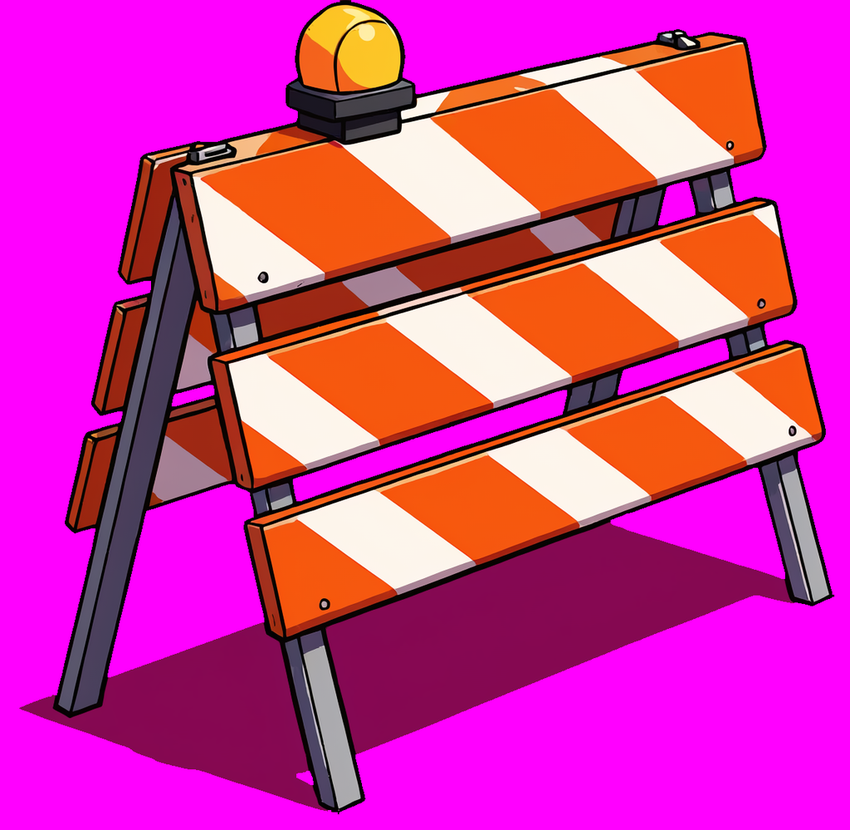
#> input picture Tools/Art/_keybackup/Obs_Barrier.png, 850 x 830 px, shrunk from 1024 x 999 before the run; its folder holds only this picture in this run
$ python key_to_alpha.py _keybackup
#> lines starting #> are read from the running program, lines starting #| are printed output that depends on the picture; after the words box and inside, x2 and y2 are one past the last pixel; in counts of white or black regions, pixels touching at a corner belong together
"""14차-7: Obs_*.png 마젠타 키 → 진짜 알파 채널.
가장자리 색 번짐(디스필) + 투명 픽셀 색을 본체 색으로 팽창시켜 밉맵/필터링에서 분홍 테두리가 안 생기게 한다."""
import sys, glob, os, numpy as np, cv2
from PIL import Image

GENTLE = {"Obs_Jelly_Grape", "Obs_Jelly_Strawberry"}
STRONG = {"Obs_Coin_Gold", "Obs_Coin_Silver", "Obs_Star", "Obs_Jelly_Lemon", "Obs_Jelly_Lime", "Obs_Jelly_Soda"}   # 노랑/초록/파랑 본체만

def process(path, backup_dir):
#> called with path = '_keybackup/Obs_Barrier.png', backup_dir = 'Tools/Art/_keybackup'
    bk0 = os.path.join(backup_dir, os.path.basename(path))
    im = Image.open(bk0 if os.path.exists(bk0) else path).convert("RGBA")
#> im is the input picture: PIL image 850x830 RGBA; mean R, G, B, A 210.1, 53.8, 156.8, 255
    a = np.asarray(im).astype(np.float32) / 255.0
    rgb = a[..., :3]
    r, g, b = rgb[..., 0], rgb[..., 1], rgb[..., 2]
    d = np.sqrt((r - 1) ** 2 + g ** 2 + (b - 1) ** 2)
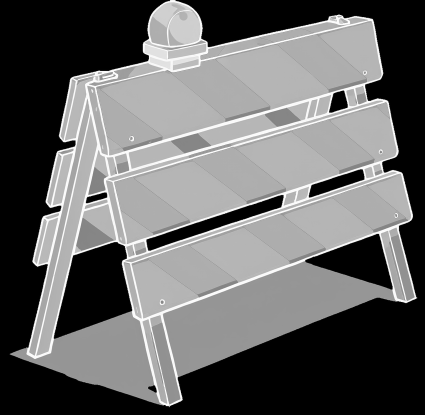
#> d: shape (830, 850) float32 (shown at 1/2 size); min 0, max 1.42, mean 0.567; drawn with min black and max white
    pink = ((r > 0.75) & (g < 0.35) & (b > 0.75)) | ((r > g + 0.30) & (b > g + 0.22))
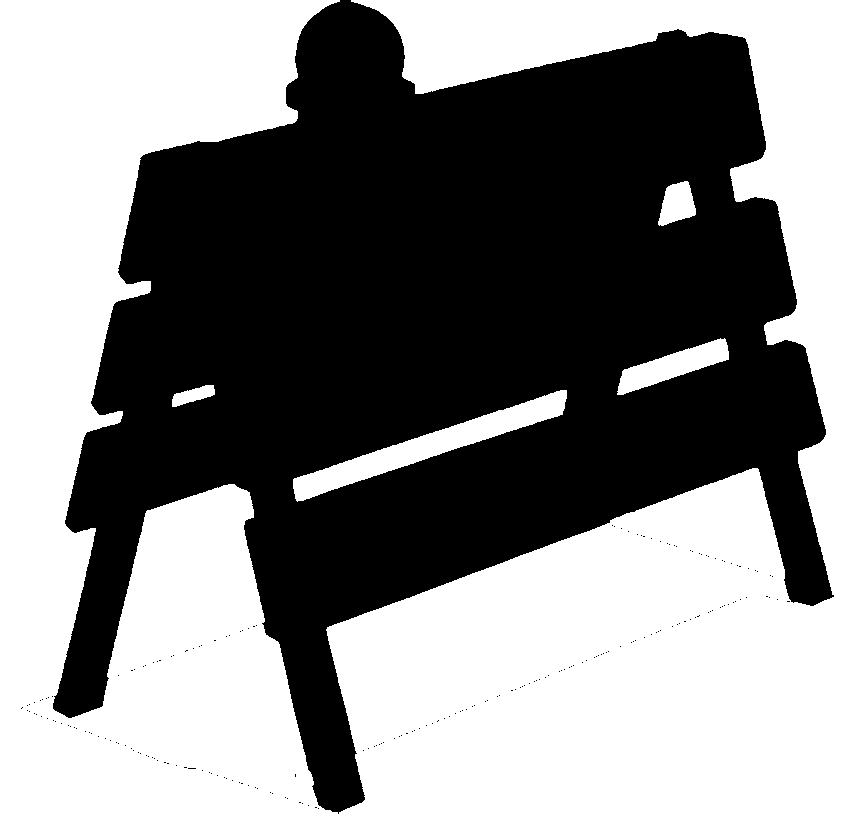
#> pink: shape (830, 850) bool; 53.4% white; 206 black regions (205 under 20 px), largest, box (x1, y1, x2, y2) and area: (53, 0, 834, 814) 328841
    name = os.path.splitext(os.path.basename(path))[0]
    keyed = (d < 0.38) | pink
    if name in GENTLE:   # 분홍/보라 본체: 키 거리로만 자른다
        keyed = d < 0.30
    if os.path.splitext(os.path.basename(path))[0] in STRONG:
        # 픽업 아이콘: 클링이 그린 분홍 글로우까지 지운다(마젠타 계열 색상 + 채도)
        hsv = cv2.cvtColor((rgb * 255).astype(np.uint8), cv2.COLOR_RGB2HSV).astype(np.float32)
        hue = hsv[..., 0] * 2.0; sat = hsv[..., 1] / 255.0
        keyed |= ((hue > 250) | (hue < 15)) & (sat > 0.08)
        keyed = cv2.dilate(keyed.astype(np.uint8), np.ones((3, 3), np.uint8)) > 0
    # 이미 알파가 있는 파일이면 그것도 존중
    keyed |= a[..., 3] < 0.5
    if keyed.mean() < 0.02 and (a[..., 3] < 0.5).mean() < 0.02:
        print("skip (no key)", path); return False
    alpha = (~keyed).astype(np.float32)
    # 부드러운 가장자리: 0.8px 블러 후 약간 안쪽으로
    alpha = cv2.GaussianBlur(alpha, (0, 0), 0.8)
    alpha = np.clip((alpha - 0.35) / 0.4, 0, 1)
    # 투명 픽셀 색 = 가장 가까운 본체 색(팽창) → 필터링 시 마젠타 번짐 방지
    opaque = (alpha > 0.5).astype(np.uint8)
#> opaque: shape (830, 850); values 0 (black) and 1 (white), 46.6% white; 1 white region, box (x1, y1, x2, y2) and area: (53, 0, 834, 813) 328811
    rgb8 = (rgb * 255).astype(np.uint8)
    # inpaint 대신 반복 팽창(빠름)
    col = rgb8.copy()
    mask = opaque.copy()
    k = np.ones((3, 3), np.uint8)
    for _ in range(24):
        dil = cv2.dilate(mask, k)
        ring = (dil > 0) & (mask == 0)
        if not ring.any(): break
        blur = cv2.blur(col * mask[..., None], (3, 3)).astype(np.float32)
        cnt = cv2.blur(mask.astype(np.float32), (3, 3))
        fill = (blur / np.maximum(cnt[..., None], 1e-3)).astype(np.uint8)
        col[ring] = fill[ring]
        mask = dil
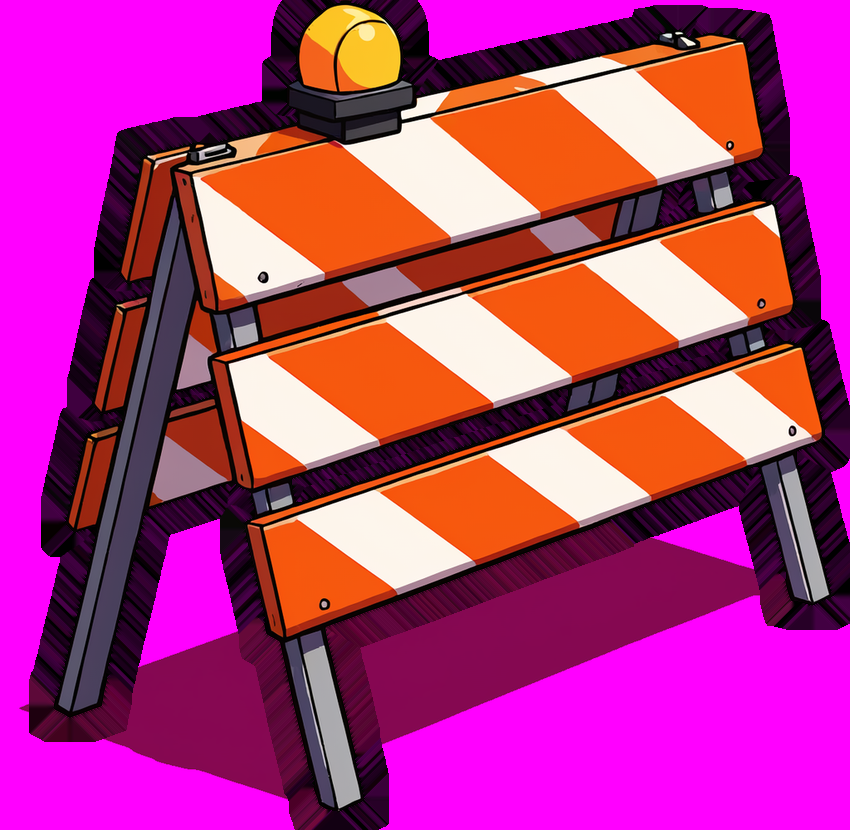
#> col: shape (830, 850, 3); mean R, G, B 180.4, 53.8, 127.4
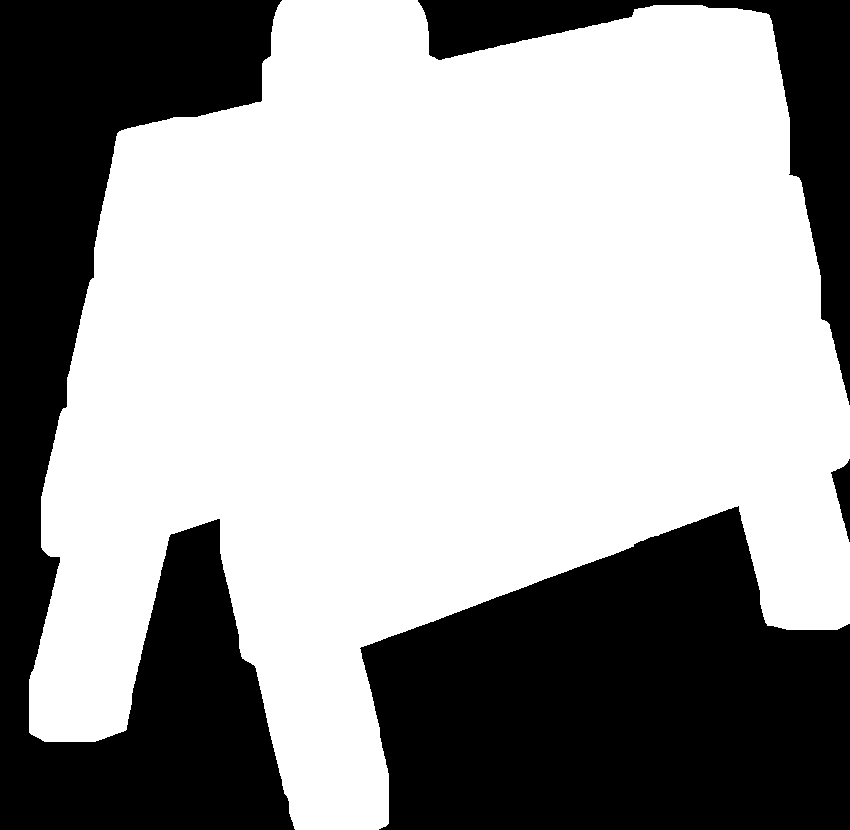
#> mask: shape (830, 850); values 0 (black) and 1 (white), 62.8% white; 4 black regions, box (x1, y1, x2, y2) and area: (0, 0, 295, 830) 118087, (360, 506, 850, 830) 116321, (418, 0, 850, 405) 27214, (831, 459, 850, 542) 782
    # 가장자리 디스필: 반투명 픽셀은 마젠타 성분을 줄인다(초록 채널 기준으로 R/B 클램프)
    edge = (alpha > 0) & (alpha < 1)
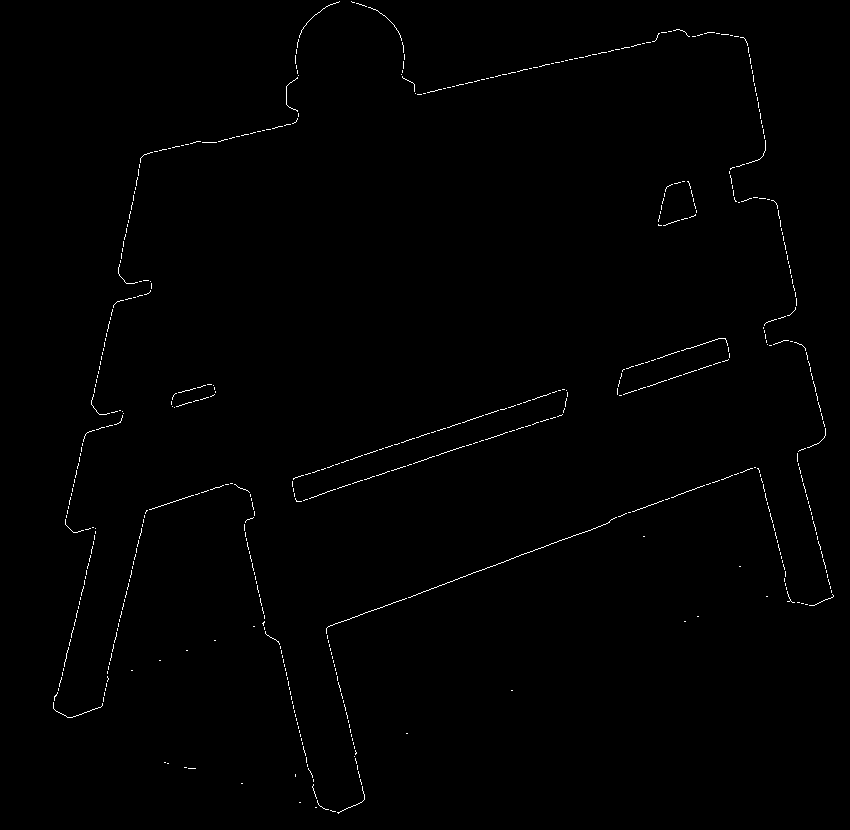
#> edge: shape (830, 850) bool; 0.59% white in thin lines or dots
    cf = col.astype(np.float32)
    gch = cf[..., 1]
    cf[..., 0] = np.where(edge, np.minimum(cf[..., 0], gch + 90), cf[..., 0])
#> cf: shape (830, 850, 3) float32; mean R, G, B 180.9, 53.8, 127.6
    cf[..., 2] = np.where(edge, np.minimum(cf[..., 2], gch + 90), cf[..., 2])
    out = np.dstack([cf.astype(np.uint8), (alpha * 255).astype(np.uint8)])
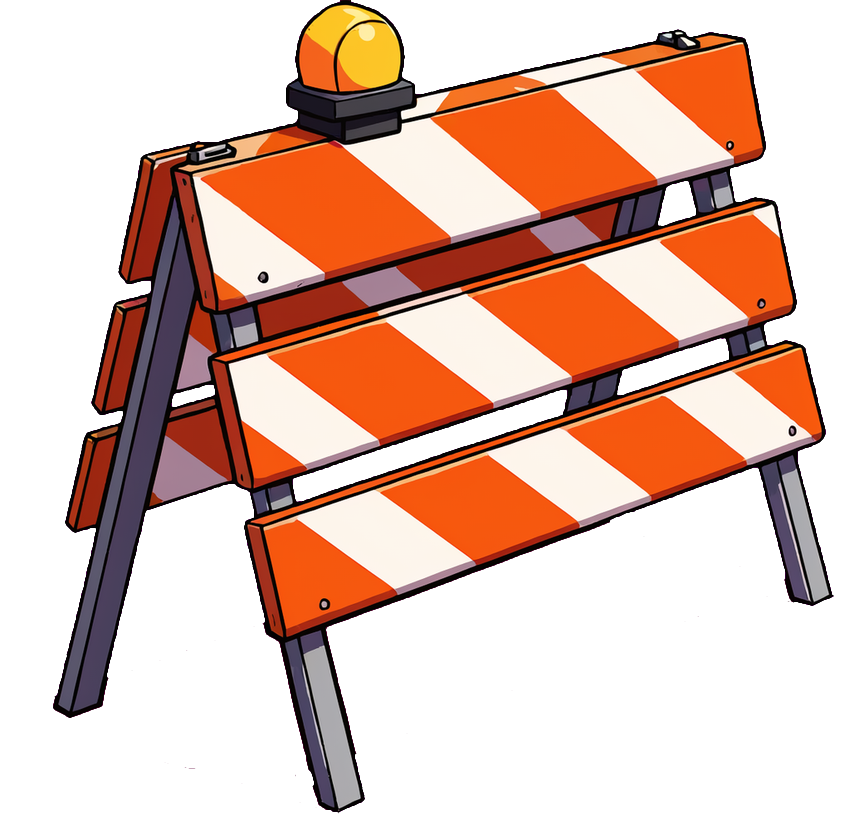
#> out: shape (830, 850, 4); mean R, G, B, A 180.3, 53.8, 127.4, 118.7; transparent parts drawn white
    os.makedirs(backup_dir, exist_ok=True)
    bk = os.path.join(backup_dir, os.path.basename(path))
    if not os.path.exists(bk): im.save(bk)
    Image.fromarray(out, "RGBA").save(path, optimize=True)
    print("ok", os.path.basename(path), f"keyed={keyed.mean():.2f}")
#| ok Obs_Barrier.png keyed=0.53
    return True

if __name__ == "__main__":
    root = sys.argv[1]
    files = sys.argv[2:] or sorted(glob.glob(os.path.join(root, "Obs_*.png")))
    for f in files:
        process(f, os.path.join(os.path.dirname(os.path.abspath(__file__)), "_keybackup"))
